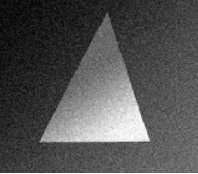
#> input picture Harris/ex0603.jpg, 198 x 174 px
$ jupyter execute Harris.ipynb
#> lines starting #> are read from the running program, lines starting #| are printed output that depends on the picture; after the words box and inside, x2 and y2 are one past the last pixel; in counts of white or black regions, pixels touching at a corner belong together
[cell 1]
import cv2
import numpy as np

# 读入图像
filename = 'ex0603.jpg'
img = cv2.imread(filename)
#> img is the input picture: shape (174, 198, 3); min 0, max 255, mean 81.9

# 转为灰度图
gray_img = cv2.cvtColor(img, cv2.COLOR_BGR2GRAY)

# 归一化
gray_img = np.float32(gray_img)

#对图像执行harris角点检测
Harris_detector = cv2.cornerHarris(gray_img, 2, 3, 0.04)
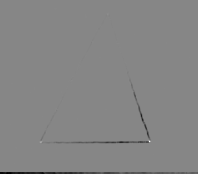
#> Harris_detector: shape (174, 198) float32; min -16246530, max 14507322, mean -139005.5; drawn with min black and max white

#膨胀harris结果
# dst = cv2.erode(Harris_detector, None)
# dst = cv2.dilate(Harris_detector, None)

# 设置阈值
# thres = 0.012*Harris_detector.max()
thres = 0.05*Harris_detector.max()
#> thres = 725366.1

# 将大于阈值的像素点标识
img[Harris_detector > thres] = [0,235,0]
#> img: shape (174, 198, 3); 0.03% of pixels changed, all inside (x1, y1, x2, y2) = (40, 14, 151, 143)

# 放大图像
r = 500.0 / img.shape[1]
#> r = 2.53
dim = (500, int(img.shape[0] * r))
#> dim = (500, 439)
resized = cv2.resize(img,dim,interpolation = cv2.INTER_AREA)

# 显示图像
# cv2.line(img,(100,100),(200,200),(255,0,0),2,cv2.LINE_AA)
cv2.imshow("image",resized)
cv2.waitKey()
cv2.destroyAllWindows()

[cell 2]
Harris_detector.dtype

[cell 3]
gray_img.shape
#> Out = (174, 198)
